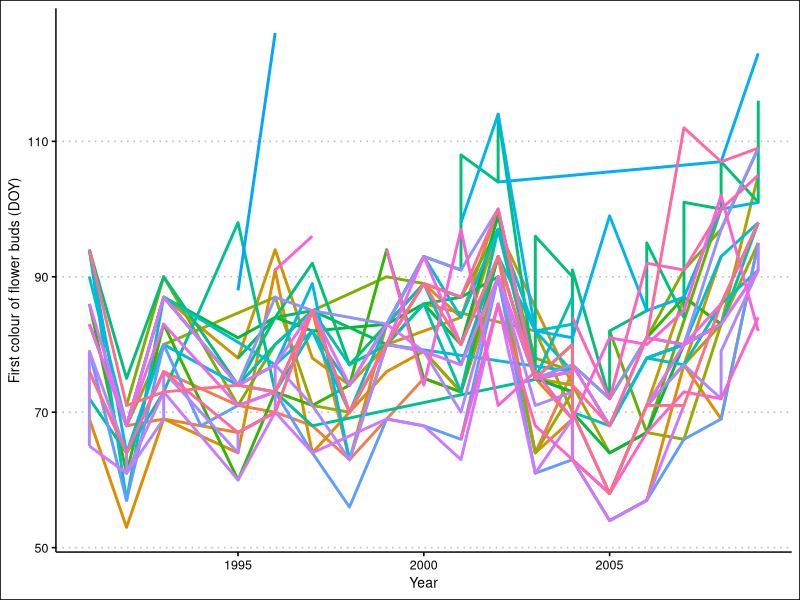
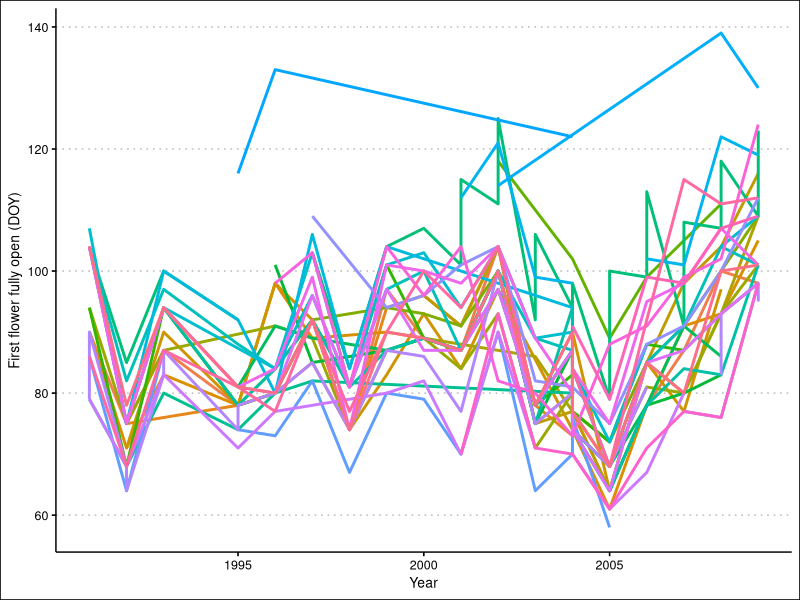
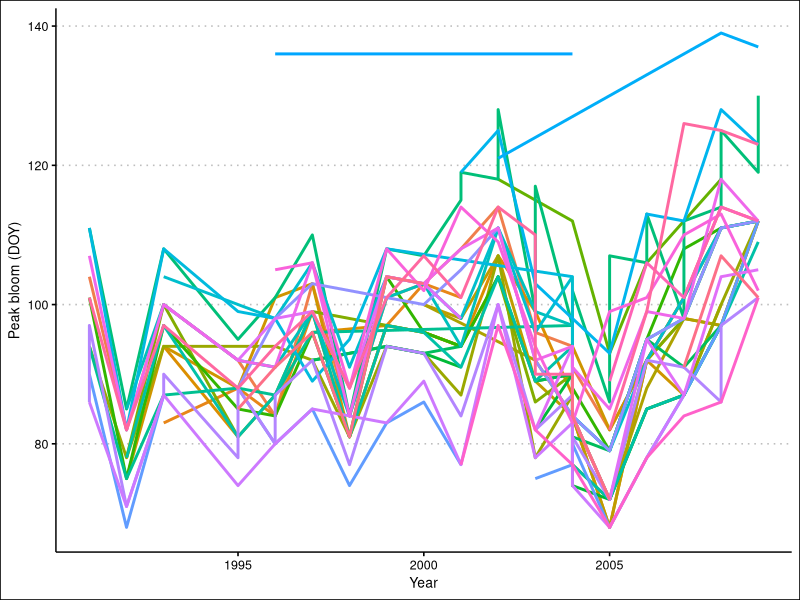
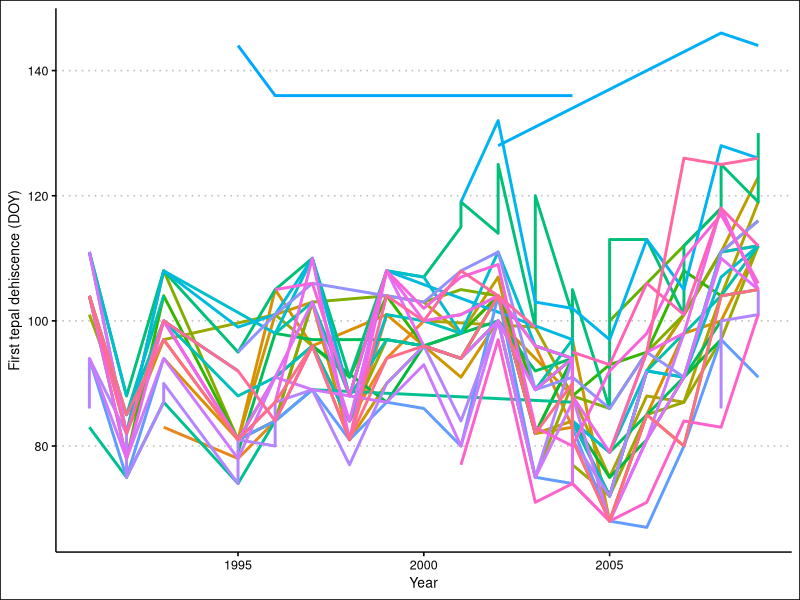
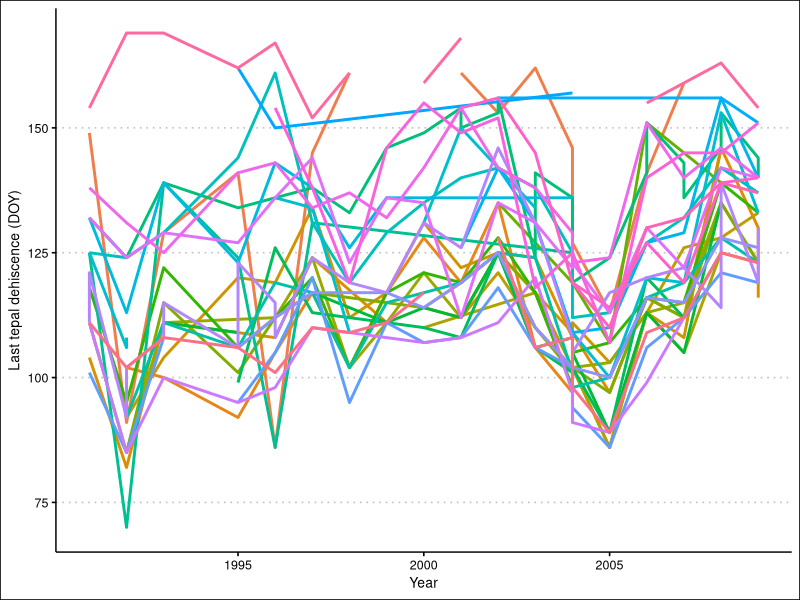
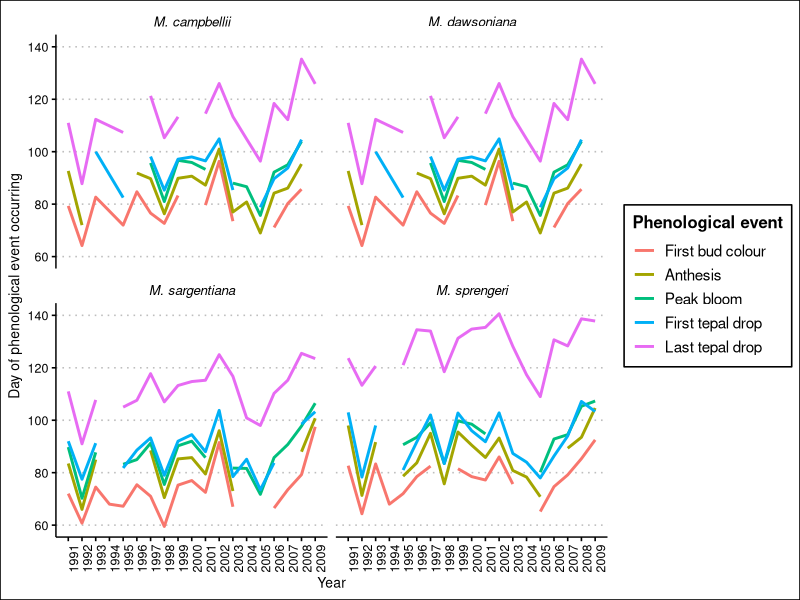
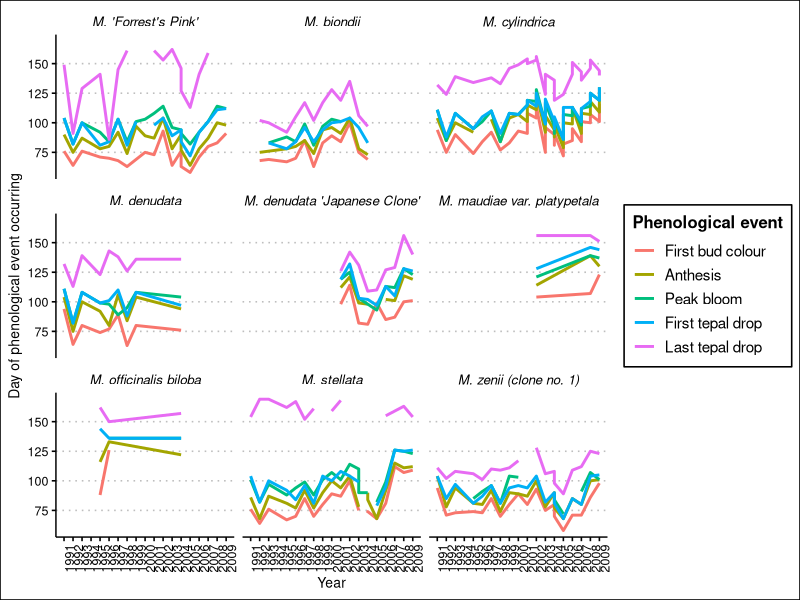
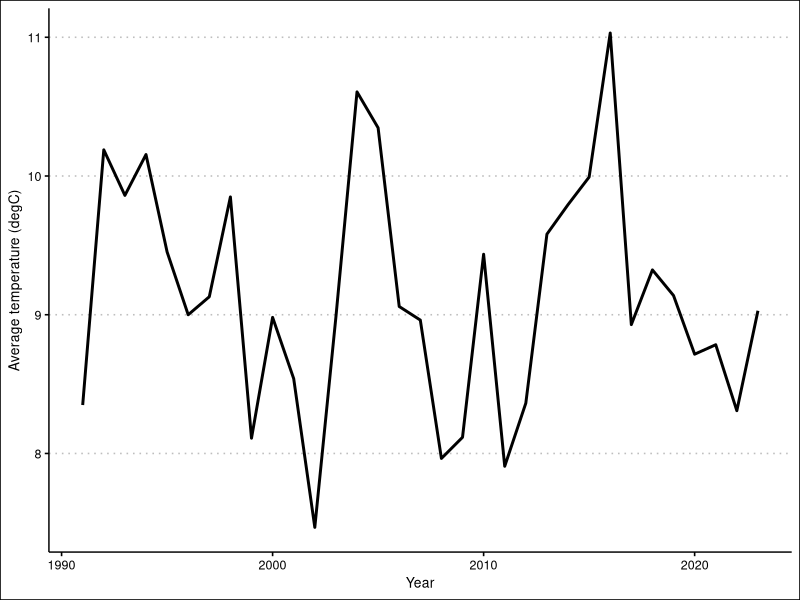

The R source for these figures, in order:
# ## Started 18 Jan 2024 ##
# ## By Lizzie ##
# ## Looking at some Magnolia data ##
# 
# ## From UBC botanical garden ## 
# 
# ## housekeeping
# rm(list=ls()) 
# options(stringsAsFactors = FALSE)
# 
# # setwd("~/Documents/git/projects/misc/miscmisc/magnoliaubc/analyses")
# 
# # install.packages("viridis")
# 
# ## packages
# library(ggplot2)
# library(gridExtra)
# library(viridis)
# 
# d  <- read.csv("analyses/input/Magnolia Phenology Study to 2013.csv")
# # d$firstbudcolordate <- as.Date()
# # d$firstbudcolordate <- as.Date()
# d$firstbudcolordate <- as.Date(d$First.bud.colour, format="%d-%b-%Y")
# d$firstbudcolordoy <- format(d$firstbudcolordate,"%j")
# d$firstbudcoloryr <- format(d$firstbudcolordate,"%Y")
# # Ugh ... I don't think the above is good, as we'd have to do every column with a date, we should try..
# # MELTING (or reshaping from wide to long) so we get all the date columns in one columns and have...
# # another column for 'event'
# 
# plot(d, aes(x=firstbudcoloryr, y=firstbudcolordoy))+
# 	geom_line(color=Name) # oy -- not working! Need to clean up the name column using grep




# <><><><><><><><><><><><><><><><><><><><><><><><><><><><><><><><><><><><><><><><><><><><><><><><><><><><><><>

# 16 February 2024
# JUSTIN's  efforts

rm(list = ls())

# trying to turn all the columns into one column for easier DOY conversion
library(tidyverse)
library(reshape2)
library(lubridate)
library(ggthemes)
library(viridis)


magnolia <- read.csv("analyses/input/Magnolia Phenology Study to 2013.csv")
magselect <- magnolia %>%
  select(-X.1,-X.2,-X.3,-X.4,-X.5) %>%
  as.data.frame() #I just tossed this in here since it seemed to fix some date issues

# M. sprengeri 'Copeland Court' has wack date values so I'm going to filter it out and then change them separately before adding it back into the main dataframe since I'm not sure how to modify only one range of rows

magfilter <- magselect %>%
  filter(Name != "M. sprengeri 'Copeland Court'")
copeland <- magselect %>%
  filter(Name == "M. sprengeri 'Copeland Court'")

# working on the other species/cultivars first
maglong <- melt(magfilter, id.vars=c("X","Ref..No.","Location","Name","year","Accession.Number"),
                      var = "event")
magdate <- maglong %>%
  mutate(value=dmy(value))
magdate$value <- as.Date(magdate$value)
magdate$year <- year(magdate$value)
# magdoy <- magdate %>%
#   mutate(doy = yday(value)) 
# for some reason, applying yday() here to convert to doy messes up the format when doing pivot_wider

magwide <- magdate %>%
  group_by(event)%>%
  mutate(row=row_number()) %>%
  pivot_wider(names_from = event, values_from = value) %>%
  drop_na(Ref..No.)

# try doy conversion here? less elegant but avoids the format issue
magw_doy <- magwide %>%
  mutate(bud.colour = yday(First.bud.colour),
         anthesis = yday(First.flower.fully.open),
         peak.bloom = yday(Peak.bloom),
         tepal.drop.first = yday(First.tepal.drop),
         tepal.drop.last = yday(Last.tepal.drop))

# now adding in copeland court
copeland$First.bud.colour <- paste(copeland$year, copeland$First.bud.colour, sep = "/")
copeland$First.flower.fully.open <- paste(copeland$year, copeland$First.flower.fully.open, sep = "/")
copeland$Peak.bloom <- paste(copeland$year, copeland$Peak.bloom, sep = "/")
copeland$First.tepal.drop <- paste(copeland$year, copeland$First.tepal.drop, sep = "/")
copeland$Last.tepal.drop <- paste(copeland$year, copeland$Last.tepal.drop, sep = "/")

copelandlong <- copeland %>%
  melt(id.vars=c("X","Ref..No.","Location","Name","year","Accession.Number"),
                              var = "event")
copelanddate <- copelandlong %>%
  mutate(value=ydm(value))
# Copeland Court already has years entered in

copelandwide <- copelanddate %>%
  group_by(event)%>%
  mutate(row=row_number()) %>%
  pivot_wider(names_from = event, values_from = value) %>%
  drop_na(Ref..No.)

copelandw_doy <- copelandwide %>%
  mutate(bud.colour = yday(First.bud.colour),
         anthesis = yday(First.flower.fully.open),
         peak.bloom = yday(Peak.bloom),
         tepal.drop.first = yday(First.tepal.drop),
         tepal.drop.last = yday(Last.tepal.drop))

# Combining all the cultivars together now
as.data.frame(magw_doy)
as.data.frame(copelandw_doy)
magbind <- bind_rows(magw_doy,copelandw_doy)

budplot <- magbind %>%
  ggplot(aes(x = year,
             y = bud.colour,
             colour = Name)) +
  geom_line(linewidth = 1) +
  labs(x = "Year",
       y = "First colour of flower buds (DOY)")+
  theme_clean() +
  theme(legend.position = "none")
budplot
# ummm....it looks crazy, but there seem to be trends

# trying other blooming stages
anthesisplot <- magbind %>%
  ggplot(aes(x = year,
             y = anthesis,
             colour = Name)) +
  geom_line(linewidth = 1) +
  labs(x = "Year",
       y = "First flower fully open (DOY)")+
  theme_clean() +
  theme(legend.position = "none")
anthesisplot

# peak bloom
peakplot <- magbind %>%
  ggplot(aes(x = year,
             y = peak.bloom,
             colour = Name)) +
  geom_line(linewidth = 1) +
  labs(x = "Year",
       y = "Peak bloom (DOY)")+
  theme_clean() +
  theme(legend.position = "none")
peakplot

# first tepal dropping
tepalplot <- magbind %>%
  ggplot(aes(x = year,
             y = tepal.drop.first,
             colour = Name)) +
  geom_line(linewidth = 1) +
  labs(x = "Year",
       y = "First tepal dehiscence (DOY)")+
  theme_clean() +
  theme(legend.position = "none")
tepalplot

# last tepal dropping
witherplot <- magbind %>%
  ggplot(aes(x = year,
             y = tepal.drop.last,
             colour = Name)) +
  geom_line(linewidth = 1) +
  labs(x = "Year",
       y = "Last tepal dehiscence (DOY)")+
  theme_clean() +
  theme(legend.position = "none")
witherplot

# would it be useful to look at mean temperature from March-June in the years and see if they match the events? Just a thought that Adriana might like

# Can we do average DOY of phenological event to see if there's a strong pattern? Or divide it by species so its more digestible at least
# here I set any species with more than 3 cultivars to be split up into their own section
unique(magbind$Name)

campbellii <- magbind %>%
  filter(grepl("campbellii",Name))

dawsoniana <- magbind %>%
  filter(grepl("dawsoniana",Name))

sargentiana <- magbind %>%
  filter(grepl("sargentiana",Name))

sprengeri <- magbind %>%
  filter(grepl("sprengeri",Name))

misc <- magbind %>%
  filter(!grepl("campbellii",Name))%>%
  filter(!grepl("dawsoniana",Name))%>%
  filter(!grepl("sargentiana",Name))%>%
  filter(!grepl("sprengeri",Name))

# making averages for each phenological event
campbellavg <- campbellii %>%
  group_by(year) %>%
  summarize(bud.colour.avg = mean(bud.colour),
            anthesis.avg = mean(anthesis),
            peak.avg = mean(peak.bloom),
            tepalfirst.avg = mean(tepal.drop.first),
            tepallast.avg = mean(tepal.drop.last))
campbell.long <- campbellavg %>%
  reshape2::melt(id.vars = "year",
       var = "event")%>%
  mutate(species = "M. campbellii") %>%
  drop_na(year)

dawsonavg <- dawsoniana %>%
  group_by(year) %>%
  summarize(bud.colour.avg = mean(bud.colour),
            anthesis.avg = mean(anthesis),
            peak.avg = mean(peak.bloom),
            tepalfirst.avg = mean(tepal.drop.first),
            tepallast.avg = mean(tepal.drop.last))
dawson.long <- campbellavg %>%
  reshape2::melt(id.vars = "year",
                 var = "event") %>%
  mutate(species = "M. dawsoniana")  %>%
  drop_na(year)

sargentavg <- sargentiana %>%
  group_by(year) %>%
  summarize(bud.colour.avg = mean(bud.colour),
            anthesis.avg = mean(anthesis),
            peak.avg = mean(peak.bloom),
            tepalfirst.avg = mean(tepal.drop.first),
            tepallast.avg = mean(tepal.drop.last))
sargent.long <- sargentavg %>%
  reshape2::melt(id.vars = "year",
                 var = "event") %>%
  mutate(species = "M. sargentiana")  %>%
  drop_na(year)

sprengeravg <- sprengeri %>%
  group_by(year) %>%
  summarize(bud.colour.avg = mean(bud.colour),
            anthesis.avg = mean(anthesis),
            peak.avg = mean(peak.bloom),
            tepalfirst.avg = mean(tepal.drop.first),
            tepallast.avg = mean(tepal.drop.last))
sprenger.long <- sprengeravg %>%
  reshape2::melt(id.vars = "year",
                 var = "event") %>%
  mutate(species = "M. sprengeri")  %>%
  drop_na(year)

miscselect <- misc %>%
  select(c(5,4,13,14,15,16,17))
misc.long <- miscselect %>%
  reshape2::melt(id.vars = c("year","Name"),
                 var = "event") %>%
  mutate(species = Name)%>%
  select(!Name) %>%
  drop_na(year)

# mag_group <- rbind(campbell.long,
#                    dawson.long,
#                    sargent.long,
#                    sprenger.long,
#                    misc.long)
# 
# mag_plot <- mag_group %>%
#   ggplot(aes(x = year,
#              y = value,
#              colour = event)) +
#   geom_line(linewidth = 1) +
#   labs(x = "Year",
#        y = "Day of phenological event occurring") +
#   theme_clean()
# mag_plot
# For now it's so confusing. Let me just look at the four grouped species first

mag_group2 <- rbind(campbell.long,
                   dawson.long,
                   sargent.long,
                   sprenger.long)
mag_group2 <- mag_group2 %>%
  drop_na(year)

# Plotting the four grouped species
mag_plot2 <- mag_group2 %>%
  ggplot(aes(x = year,
             y = value,
             colour = event)) +
  geom_line(linewidth = 1) +
  labs(x = "Year",
       y = "Day of phenological event occurring") +
  theme_clean() +
  facet_wrap(species ~ ., ncol = 2) +
  scale_x_continuous(labels = c(1991:2009), breaks = c(1991:2009)) +
  scale_color_hue(name = "Phenological event",
                  labels = c("First bud colour",
                             "Anthesis",
                             "Peak bloom",
                             "First tepal drop",
                             "Last tepal drop")) +
  theme(axis.text.x = element_text(angle = 90),
        strip.text.x = element_text(face = "italic"))
mag_plot2

# Now I can tackle the miscellaneous species
misc_plot <- misc.long %>%
  ggplot(aes(x = year,
             y = value,
             colour = event)) +
  geom_line(linewidth = 1) +
  labs(x = "Year",
       y = "Day of phenological event occurring") +
  theme_clean() +
  facet_wrap(species ~ ., ncol = 3) +
  scale_x_continuous(labels = c(1991:2009), breaks = c(1991:2009)) +
  scale_color_hue(name = "Phenological event",
                  labels = c("First bud colour",
                                "Anthesis",
                                "Peak bloom",
                                "First tepal drop",
                                "Last tepal drop")) +
  theme(axis.text.x = element_text(angle = 90),
        strip.text.x = element_text(face = "italic"))
misc_plot

# Aligning with historic climate data?
# climdat <- read_csv("analyses/input/ubcClimateDaily_1991_1995.csv") #UBC totem field station only has up to 1995?
# 
# climdat_filter <- climdat %>% #only months Feb to May are needed
#   mutate(date = ymd(LOCAL_DATE)) %>%
#   filter(date >= make_date(year((date)), 2, 1),
#          date <= make_date(year((date)), 5, 31))

# Trying it out with 12000 rows of climate data from vancouver.weatherstats at Vancouver International Airport
vandat <- read_csv("analyses/input/vanDailyWeather.csv")

range <- interval(as.POSIXct("1991-01-31"),
                  as.POSIXct("2023-05-31"))

vandat_filt <- vandat %>% #only months Feb to May are needed
  mutate(date2 = ymd(date)) %>%
  filter(date2 >= make_date(year((date2)), 2, 1),
         date2 <= make_date(year((date2)), 5, 31)) %>%
  filter(date2 %within% range) %>%
  mutate(DOY = yday(date2))

vandat_sel <- vandat_filt %>%
  select(date2, DOY, max_temperature, avg_temperature, min_temperature, heatdegdays, growdegdays_5, growdegdays_7, growdegdays_10) %>%
  mutate(year = year(date2),
         month = month(date2))
# I wanted to keep sunrise sunset data but it's not complete

# Make mean average spring temperature according to the historic min and max phenology DOYs for each species?
# Luckily for me, DOY range for the four grouped cultivars (campbellii, etc.) are always within ~60 to ~140 to let's filter for DOY 59 to 141
vandat_maggroup_year <- vandat_sel %>%
  filter(DOY %in% (59:141)) %>%
  group_by(year) %>%
  summarise_all(mean) %>%
  select(-date2, -DOY, -month)
# Now we have average temperature between Feb and May for every year

# Worthwhile to do monthly temperature? Then we can overlay annual temperature patterns over each year to see if the phenological event lines up with the temeperature of the month it occurs in?
vandat_maggroup_month <- vandat_sel %>%
  filter(DOY %in% (59:141)) %>%
  group_by(year, month) %>%
  summarise_all(mean) %>%
  select(-date2, -DOY)

# Just to look; spring temps across the year
yeartemp_plot <- vandat_maggroup_year %>%
  ggplot(aes(x = year,
             y = avg_temperature))+
  geom_line(linewidth = 1) +
  labs(x = "Year",
       y = "Average temperature (degC)") +
  theme_clean()
yeartemp_plot

# monthly variation per year
monthtemp_plot <- vandat_maggroup_month %>%
  ggplot(aes(x = month,
             y = avg_temperature))+
  geom_line(linewidth = 1) +
  labs(x = "Month",
       y = "Average temperature (degC)") +
  theme_clean() +
  facet_wrap(year ~.)
monthtemp_plot

# Adding mean spring temperature to the magnolia plots on a second axis?
# Can add the yearly temp data to each of the species' data frames as a new column
vandat_sargent <- vandat_maggroup_year %>%
  filter(year %in% (1991:2009))

# <><><><><><><><><><><><><><><><><><><><><><><><><><><><><><><><><><><><><><><>
# Making floating bars to represent min and max temperatures in spring for each year
# vandat_maggroup_year is too long of a name so let me just shorten it
tempdat <- vandat_maggroup_year %>%
  select(1:4) %>%
  tibble::rownames_to_column(var = "var")

tempplot <- tempdat %>%
  ggplot(aes(x = as.factor(year),
             ymin = `min_temperature`,
             ymax = `max_temperature`,
             lower = `min_temperature`,
             upper = `max_temperature`,
             middle = `avg_temperature`))+
  geom_boxplot(stat = "identity",
               width = 0.5)+ 
  labs(x = "Year",
       y = "Spring Temperature (degC)")+
  theme_clean() +
  theme(axis.text.x = element_text(angle = 270))+
  ylim(0,20)
tempplot

sargplot <- sargent.long %>%
  ggplot(aes(x = year,
             y = value,
             colour = event))+
  geom_line(linewidth=1)+
  labs(x = "Year",
       y = "DOY of phenological event") +
  theme_clean()+
  scale_color_viridis()+
  scale_x_continuous(labels = c(1991:2009), breaks = c(1991:2009)) +
  scale_color_hue(name = "Phenological event",
                  labels = c("First bud colour",
                             "Anthesis",
                             "Peak bloom",
                             "First tepal drop",
                             "Last tepal drop")) +
  theme(axis.text.x = element_text(angle = 270),
        strip.text.x = element_text(face = "italic"))
sargplot  
  
# <><><><><><><><><><><><><><><><><><><><><><><><><><><><><><><><><><><><><><><>
## some f(x)s to help calculate GDD
## this f(x) makes a column which zeroes out all data
# below your threshold temperature

makethreshold.data <- function(dater, temp.col, thresh){ 
  ifelse(dater[[temp.col]]>thresh,
         (dater[[temp.col]]-thresh), 0)
}

## this f(x) adds up gdd
## requires data ordered by doy (I do this in the loop below)
## this f(x) returns the value while treating NA as zeroes
# needstartdate is when you require data to start that year, otherwise it returns NA
# for example, 5 means you need data that starts before 5 January to actually count
makegdd.data.skipNA <- function(dater, gdd.col, doy.col, startdate, needstartdate){
  saveme <- c()
  for(i in 1:nrow(dater)){
    # deal with cases where the data start after Jan 1
    if (dater[[doy.col]][1]>needstartdate) saveme[i] <- NA
    else
      # deal with cases where the entire column is NA
      if (sum(is.na(dater[[gdd.col]]))==length(dater[[gdd.col]])) saveme[i] <- NA
      else
        # okay, finally calculate the GDD
        if (dater[[doy.col]][i]==startdate) saveme[i] <- (dater[[gdd.col]][i])
        else
          # if a cell is NA, just add 0 instead of the cell
          if (is.na(dater[[gdd.col]][i])) saveme[i] <- (0+saveme[i-1])
          else
            saveme[i] <- (dater[[gdd.col]][i]+saveme[i-1])
  }
  return(saveme)
}


countNA.pergdd <- function(dater, gdd.col, doy.col, startdate, needstartdate){
  saveme <- c()
  for(i in 1:nrow(dater)){
    dater <- dater[order(as.numeric(dater[[doy.col]])),]
    if (dater[[doy.col]][1]>needstartdate) saveme[i] <- NA
    else 
      if  (sum(is.na(dater[[gdd.col]]))==length(dater[[gdd.col]])) saveme[i] <- NA
      else
        saveme[i] <- sum(is.na(dater[[gdd.col]][which(dater[[doy.col]]<(i+1))]))
  }
  return(saveme)
}



##
## f(x)s that I never got to run
## I tried to count NA and make cumulative GDD in one f(x)
##

makegdd.data.skipNA.arghh <- function(dater, gdd.col, doy.col, startdate, needstartdate){
  saveme <- c()
  nacount <- c()
  for(i in 1:nrow(dater)){
    if (dater[[doy.col]][1]>needstartdate) saveme[i] <- NA
    else 
      if (is.na(unique(dater[[gdd.col]][i]))==TRUE) saveme[i] <- NA
      else
        
        # subsetme <- dater[which(dater[[doy.col]]<(i+1)),]
        # nacount[i] <- sum(is.na(subsetme[[gdd.col]]))
        
        if (is.na(dater[[gdd.col]][i])==TRUE) saveme[i] <- (0+saveme[i-1])
        else
          if (dater[[doy.col]][i]==startdate) saveme[i] <- (dater[[gdd.col]][i])
          else
            saveme[i] <- (dater[[gdd.col]][i]+saveme[i-1])
          nacount[i] <- (sum(is.na(subsetme[[gdd.col]][i]))+nacount[i-1])
  }
  return(cbind(saveme, nacount))
}
# <><><><><><><><><><><><><><><><><><><><><><><><><><><><><><><><><><><><><><><>



